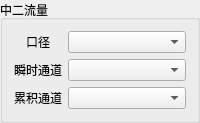
         <widget class="QGroupBox" name="gBox_mid2">
          <property name="title">
           <string>中二流量</string>
          </property>
          <layout class="QGridLayout" name="gridLayout_2">
           <item row="0" column="0">
            <widget class="QLabel" name="label_11">
             <property name="text">
              <string>&lt;html&gt;&lt;head/&gt;&lt;body&gt;&lt;p align=&quot;center&quot;&gt;口径&lt;/p&gt;&lt;/body&gt;&lt;/html&gt;</string>
             </property>
            </widget>
           </item>
           <item row="0" column="1">
            <widget class="QComboBox" name="comboBox_diam_1">
             <item>
              <property name="text">
               <string/>
              </property>
             </item>
             <item>
              <property name="text">
               <string>DN3</string>
              </property>
             </item>
             <item>
              <property name="text">
               <string>DN5</string>
              </property>
             </item>
             <item>
              <property name="text">
               <string>DN10</string>
              </property>
             </item>
             <item>
              <property name="text">
               <string>DN25</string>
              </property>
             </item>
            </widget>
           </item>
           <item row="1" column="0">
            <widget class="QLabel" name="label_12">
             <property name="text">
              <string>&lt;html&gt;&lt;head/&gt;&lt;body&gt;&lt;p align=&quot;center&quot;&gt;瞬时通道&lt;/p&gt;&lt;/body&gt;&lt;/html&gt;</string>
             </property>
            </widget>
           </item>
           <item row="1" column="1">
            <widget class="QComboBox" name="cBox_instroute_1">
             <property name="sizePolicy">
              <sizepolicy hsizetype="Expanding" vsizetype="Fixed">
               <horstretch>0</horstretch>
               <verstretch>0</verstretch>
              </sizepolicy>
             </property>
             <property name="font">
              <font>
               <weight>50</weight>
               <italic>false</italic>
               <bold>false</bold>
               <kerning>false</kerning>
              </font>
             </property>
             <property name="acceptDrops">
              <bool>false</bool>
             </property>
             <property name="layoutDirection">
              <enum>Qt::LeftToRight</enum>
             </property>
             <property name="autoFillBackground">
              <bool>false</bool>
             </property>
             <property name="frame">
              <bool>true</bool>
             </property>
             <item>
              <property name="text">
               <string/>
              </property>
              <property name="icon">
               <iconset>
                <normaloff>C:/Users/Administrator/none.ico</normaloff>C:/Users/Administrator/none.ico</iconset>
              </property>
             </item>
             <item>
              <property name="text">
               <string>       0</string>
              </property>
             </item>
             <item>
              <property name="text">
               <string>       1</string>
              </property>
             </item>
             <item>
              <property name="text">
               <string>       2</string>
              </property>
             </item>
             <item>
              <property name="text">
               <string>       3</string>
              </property>
             </item>
             <item>
              <property name="text">
               <string>       4</string>
              </property>
             </item>
             <item>
              <property name="text">
               <string>       5</string>
              </property>
             </item>
             <item>
              <property name="text">
               <string>       6</string>
              </property>
             </item>
             <item>
              <property name="text">
               <string>       7</string>
              </property>
             </item>
             <item>
              <property name="text">
               <string>       8</string>
              </property>
             </item>
             <item>
              <property name="text">
               <string>       9</string>
              </property>
             </item>
             <item>
              <property name="text">
               <string>       10</string>
              </property>
             </item>
             <item>
              <property name="text">
               <string>       11</string>
              </property>
             </item>
            </widget>
           </item>
           <item row="2" column="0">
            <widget class="QLabel" name="label_13">
             <property name="text">
              <string>&lt;html&gt;&lt;head/&gt;&lt;body&gt;&lt;p align=&quot;center&quot;&gt;累积通道&lt;/p&gt;&lt;/body&gt;&lt;/html&gt;</string>
             </property>
            </widget>
           </item>
           <item row="2" column="1">
            <widget class="QComboBox" name="cBox_accumroute_1">
             <property name="sizePolicy">
              <sizepolicy hsizetype="Expanding" vsizetype="Fixed">
               <horstretch>0</horstretch>
               <verstretch>0</verstretch>
              </sizepolicy>
             </property>
             <property name="font">
              <font>
               <weight>50</weight>
               <italic>false</italic>
               <bold>false</bold>
               <kerning>false</kerning>
              </font>
             </property>
             <property name="acceptDrops">
              <bool>false</bool>
             </property>
             <property name="layoutDirection">
              <enum>Qt::LeftToRight</enum>
             </property>
             <property name="autoFillBackground">
              <bool>false</bool>
             </property>
             <property name="frame">
              <bool>true</bool>
             </property>
             <item>
              <property name="text">
               <string/>
              </property>
              <property name="icon">
               <iconset>
                <normaloff>C:/Users/Administrator/none.ico</normaloff>C:/Users/Administrator/none.ico</iconset>
              </property>
             </item>
             <item>
              <property name="text">
               <string>       0</string>
              </property>
             </item>
             <item>
              <property name="text">
               <string>       1</string>
              </property>
             </item>
             <item>
              <property name="text">
               <string>       2</string>
              </property>
             </item>
             <item>
              <property name="text">
               <string>       3</string>
              </property>
             </item>
             <item>
              <property name="text">
               <string>       4</string>
              </property>
             </item>
             <item>
              <property name="text">
               <string>       5</string>
              </property>
             </item>
             <item>
              <property name="text">
               <string>       6</string>
              </property>
             </item>
             <item>
              <property name="text">
               <string>       7</string>
              </property>
             </item>
             <item>
              <property name="text">
               <string>       8</string>
              </property>
             </item>
             <item>
              <property name="text">
               <string>       9</string>
              </property>
             </item>
             <item>
              <property name="text">
               <string>       10</string>
              </property>
             </item>
             <item>
              <property name="text">
               <string>       11</string>
              </property>
             </item>
             <item>
              <property name="text">
               <string>       12</string>
              </property>
             </item>
             <item>
              <property name="text">
               <string>       13</string>
              </property>
             </item>
             <item>
              <property name="text">
               <string>       14</string>
              </property>
             </item>
             <item>
              <property name="text">
               <string>       15</string>
              </property>
             </item>
            </widget>
           </item>
          </layout>
         </widget>
